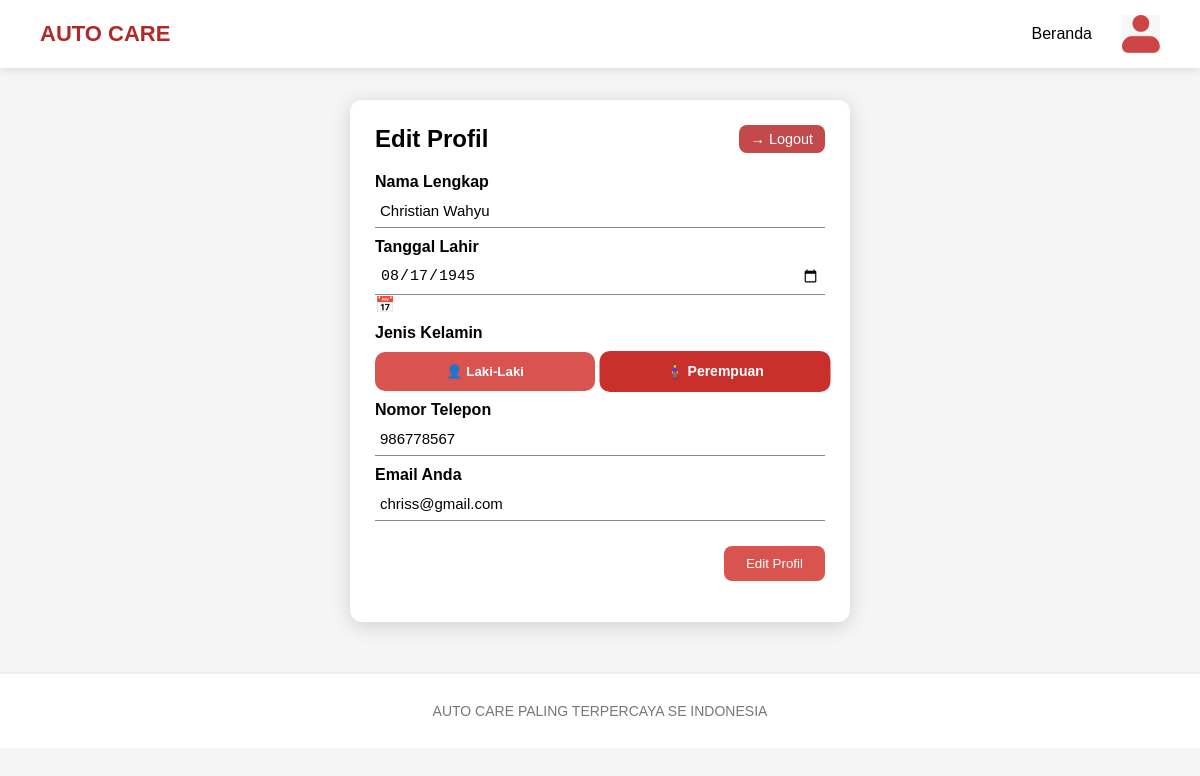
The page /profil.php (signed in) on the database its author committed.
### tables this page shows
CREATE TABLE `users` (
  `id` int(11) NOT NULL,
  `nama` varchar(100) DEFAULT NULL,
  `username` varchar(50) DEFAULT NULL,
  `password` varchar(255) DEFAULT NULL,
  `created_at` timestamp NOT NULL DEFAULT current_timestamp(),
  `tgl_lahir` date DEFAULT NULL,
  `gender` varchar(50) DEFAULT NULL,
  `telp` varchar(20) DEFAULT NULL,
  `email` varchar(100) DEFAULT NULL
);

### profil.php (the view, shortened to what this page needs)
<?php
include "inc/header.php";
include "inc/koneksi.php";
$user_id = $_SESSION['user']['id'];
$sql_select = "SELECT nama, tgl_lahir, gender, telp, email FROM users WHERE id = $user_id";
$result = mysqli_query($conn, $sql_select);
$data_profil = mysqli_fetch_assoc($result);
$current_nama = $data_profil['nama'] ?? '';
$current_tgl = $data_profil['tgl_lahir'] ?? '';
$current_gender = $data_profil['gender'] ?? 'Laki-Laki';
$current_telp = $data_profil['telp'] ?? '';
$current_email = $data_profil['email'] ?? '';
?>
<!DOCTYPE html>
<html>
<head>
</head>
<body>
<main>
  <div class="profile-container">
    <div class="profile-header">
      <h2>Edit Profil</h2>
      <a href="logout.php" class="logout-btn">
        → Logout </a>
    </div>
    <form method="POST">
      <label>Nama Lengkap</label>
      <input type="text" name="nama" placeholder="Masukkan nama lengkap" value="<?= htmlspecialchars($current_nama) ?>" required>
      <label>Tanggal Lahir</label>
      <div class="date-input">
        <input type="date" name="tgl" value="<?= htmlspecialchars($current_tgl) ?>" required>
        📅 </div>
      <label>Jenis Kelamin</label>
      <div class="gender-btns">
        <button type="button" class="gender-btn <?= ($current_gender == 'Laki-Laki') ? 'active' : '' ?>" onclick="setGender('Laki-Laki', this)">
          👤 Laki-Laki </button>
        <button type="button" class="gender-btn <?= ($current_gender == 'Perempuan') ? 'active' : '' ?>" onclick="setGender('Perempuan', this)">
          🧍‍♀️ Perempuan </button>
      </div>
      <label>Nomor Telepon</label>
      <input type="tel" name="telp" placeholder="Masukkan nomor telepon" value="<?= htmlspecialchars($current_telp) ?>" required>
      <label>Email Anda</label>
      <input type="email" name="email" placeholder="Masukkan email" value="<?= htmlspecialchars($current_email) ?>" required>
      <button type="submit" class="edit-btn">Edit Profil</button>
    </form>
  </div>
</main>
<?php include "inc/footer.php"; ?>
</body>
</html>

### profil.php (style rules this page uses)
body { margin: 0; font-family: Poppins, sans-serif; background: #f5f5f5; }
.profile-container { width: 450px; margin: 100px auto 50px auto; padding: 25px; background: #ffffff; border-radius: 12px; box-shadow: 0 4px 20px rgba(0,0,0,0.15); }
.profile-container h2 { text-align: center; margin-bottom: 25px; }
.profile-container label { font-weight: 600; margin-top: 10px; display: block; }
.profile-container input[type="text"], .profile-container input[type="date"], .profile-container input[type="tel"], .profile-container input[type="email"] { width: 100%; padding: 8px 5px; margin-top: 3px; border: none; border-bottom: 1px solid #888; outline: none; font-size: 15px; }
.date-input { position: relative; }
.gender-btns { display: flex; gap: 10px; margin: 10px 0; }
.gender-btn { flex: 1; padding: 12px 0; border: none; background: #d9534f; color: white; font-weight: bold; border-radius: 10px; cursor: pointer; transition: 0.2s; }
.gender-btn.active { background: #c9302c; transform: scale(1.05); }
.edit-btn { margin-top: 25px; background: #d9534f; color: white; border: none; padding: 10px 22px; border-radius: 8px; cursor: pointer; display: block; margin-left: auto; }
.profile-header { display: flex; justify-content: space-between; align-items: center; margin-bottom: 20px; }
.profile-header h2 { margin: 0; }
.logout-btn { font-size: 0.9rem; background-color: #c24a4a; color: #fff; padding: 6px 12px; border-radius: 8px; text-decoration: none; display: inline-flex; align-items: center; gap: 6px; transition: 0.2s; }

### rows shown on the page
users: nama "Christian Wahyu", tgl "08/17/1945", telp "986778567", email "chriss@gmail.com"
